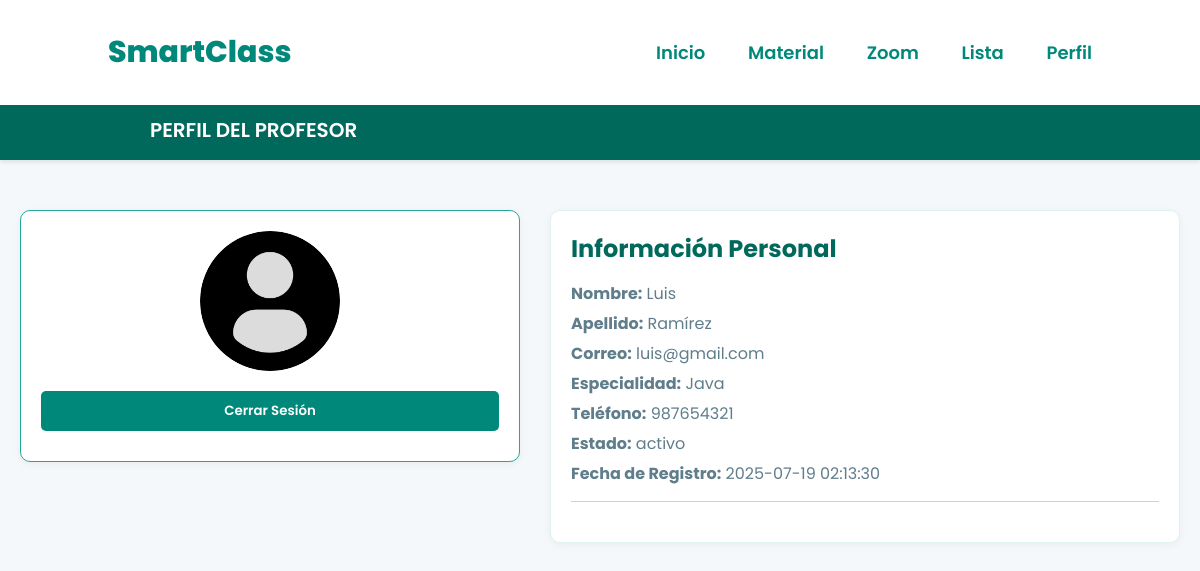
Screenshot of /php/Perfil_profesor.php (signed in) with the database file from the repository.
### tables this page shows
CREATE TABLE `profesor` (
  `id` int NOT NULL,
  `nombre` varchar(100) NOT NULL,
  `apellido` varchar(100) NOT NULL,
  `correo` varchar(100) NOT NULL,
  `contrasena` varchar(255) NOT NULL,
  `especialidad` varchar(100) DEFAULT NULL,
  `telefono` varchar(20) DEFAULT NULL,
  `estado` enum('activo','inactivo') DEFAULT 'activo',
  `fecha_registro` timestamp NULL DEFAULT CURRENT_TIMESTAMP
);

### php/Perfil_profesor.php (the view, shortened to what this page needs)
<?php
require 'Conexion.php';
$profesor_id = $_SESSION['profesor_id'];
$stmt = $pdo->prepare("SELECT * FROM profesor WHERE id = ?");
$stmt->execute([$profesor_id]);
$profesor = $stmt->fetch(PDO::FETCH_ASSOC);
?>
<!DOCTYPE html>
<html lang="es">
<head>
    <link rel="stylesheet" href="../css/Perfil_profesor.css">
</head>
<body>
<header class="header">
    <a href="#" class="logo">SmartClass</a>
    <nav class="navbar">
        <a href="../Dashboard.html">Inicio</a>
        <a href="agregar_pdf.php">Material</a>
        <a href="agregar_zoom.php">Zoom</a>
        <a href="lista_alumnos.php">Lista</a>
        <a href="Perfil_profesor.php">Perfil</a>
    </nav>
</header>
    <div class="dashboard-bar">
        PERFIL DEL PROFESOR
    </div>
    <main class="perfil-container">
        <aside class="perfil-sidebar">
            <div class="perfil-avatar">
                <img src="../imagenes/perfil.png" alt="Foto del profesor">
            </div>
            <div class="perfil-opciones">
                <button onclick="window.location.href='cerrar_sesion.php'">Cerrar Sesión</button>
            </div>
        </aside>
        <section class="perfil-contenido">
            <div class="perfil-header">
                <h2>Información Personal</h2>
                <p><strong>Nombre:</strong> <?= htmlspecialchars($profesor['nombre']) ?></p>
                <p><strong>Apellido:</strong> <?= htmlspecialchars($profesor['apellido']) ?></p>
                <p><strong>Correo:</strong> <?= htmlspecialchars($profesor['correo']) ?></p>
                <p><strong>Especialidad:</strong> <?= htmlspecialchars($profesor['especialidad']) ?></p>
                <p><strong>Teléfono:</strong> <?= htmlspecialchars($profesor['telefono']) ?></p>
                <p><strong>Estado:</strong> <?= htmlspecialchars($profesor['estado']) ?></p>
                <p><strong>Fecha de Registro:</strong> <?= htmlspecialchars($profesor['fecha_registro']) ?></p>
            </div>
        </section>
    </main>
</body>
</html>

### css/Perfil_profesor.css (style rules this page uses)
* { margin: 0; padding: 0; box-sizing: border-box; text-decoration: none; border: none; outline: none; scroll-behavior: smooth; font-family: 'Poppins', 'sans-serif'; }
html { font-size: 62.5%; }
body { background: #f4f8fb; font-family: "Poppins", sans-serif; color: #000; margin: 0; padding-top: 80px; }
html, body { height: 100%; margin: 0; padding: 0; }
.header { position: fixed; top: 0; left: 0; width: 100%; padding: 3rem 9%; background: #fff; filter: drop-shadow(10px); display: flex; justify-content: space-between; align-items: center; z-index: 100; }
.logo { font-size: 3rem; color: #00897B; font-weight: 800; cursor: pointer; transition: 0.5s ease; }
.navbar a { font-size: 1.8rem; color: #00897B; margin-left: 4rem; font-weight: 600; transition: 0.6s ease; border-bottom: 3px solid transparent; }
.dashboard-bar { margin-top: 100px; background-color: #00695C; color: white; height: 60px; display: flex; align-items: center; justify-content: flex-start; padding-left: 150px; font-size: 2rem; font-weight: 600; text-transform: uppercase; font-family: 'Poppins', sans-serif; box-shadow: 0 2px 4px rgba(0, 0, 0, 0.1); width: 100%; }
.perfil-container { display: flex; justify-content: center; align-items: flex-start; max-width: 1200px; margin: 3rem auto; padding: 2rem; gap: 3rem; }
.perfil-sidebar { width: 500px; background: white; padding: 2rem; border-radius: 1rem; border: 1px solid #26A69A; box-shadow: 0 2px 8px rgba(0,0,0,0.05); text-align: center; }
.perfil-avatar { width: 140px; height: 140px; border-radius: 50%; background-color: #dcdcdc; margin: 0 auto 2rem auto; display: flex; align-items: center; justify-content: center; overflow: hidden; }
.perfil-avatar img { width: 100%; height: 100%; object-fit: cover; }
.perfil-opciones button { display: block; width: 100%; padding: 1rem; margin: 1rem 0; background-color: #00897B; color: white; font-weight: 600; border-radius: 0.5rem; cursor: pointer; transition: background-color 0.3s ease; }
.perfil-contenido { flex-grow: 1; background-color: white; padding: 2rem; border-radius: 1rem; box-shadow: 0 2px 8px rgba(0,0,0,0.05); border: 1px solid #E0F2F1; }
.perfil-header { margin-bottom: 2rem; border-bottom: 1px solid #B2DFDB; padding-bottom: 1rem; }
.perfil-header h2 { font-size: 2.4rem; color: #00695C; margin-bottom: 1.5rem; }
.perfil-header p { font-size: 1.6rem; color: #607D8B; margin: 0.5rem 0; }

### rows the page displays
profesor: nombre "Luis", apellido "Ramírez", correo "luis@gmail.com", especialidad "Java", telefono "987654321", estado "activo", fecha_registro "2025-07-19 02:13:30"
